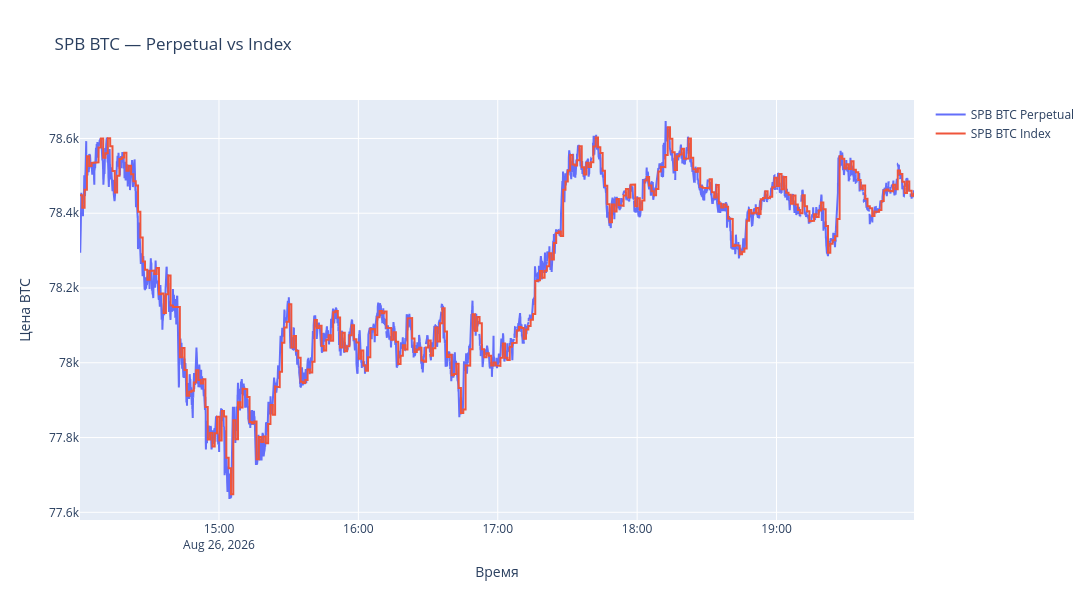

Source (notebook cell):
### Markdown cell above
## 3. SPB BTC — Perpetual vs Index

### Code cell
fig = go.Figure()

fig.add_trace(
    go.Scatter(
        x=btc["timestamp"],
        y=btc["spb_perp_mid"],
        mode="lines",
        name="SPB BTC Perpetual"
    )
)

fig.add_trace(
    go.Scatter(
        x=btc["timestamp"],
        y=btc["spb_index_price"],
        mode="lines",
        name="SPB BTC Index"
    )
)

fig.update_layout(
    title="SPB BTC — Perpetual vs Index",
    width=1200,
    height=600,
    xaxis_title="Время",
    yaxis_title="Цена BTC",
    hovermode="x unified"
)

fig.show()

### Figure 1 — Plotly figure (JSON) as saved in the notebook; plotly's stock layout.template omitted (floating-point values rounded to 4 significant figures; data arrays with more than 128 entries replaced by an {"elided": "..."} marker saying what was removed)
{"data": [{"mode": "lines", "name": "SPB BTC Perpetual", "type": "scatter", "x": {"elided": "21540 str values"}, "y": {"elided": "21540 float values"}}, {"mode": "lines", "name": "SPB BTC Index", "type": "scatter", "x": {"elided": "21540 str values"}, "y": {"elided": "21540 float values"}}], "layout": {"height": 600, "hovermode": "x unified", "title": {"text": "SPB BTC — Perpetual vs Index"}, "width": 1200, "xaxis": {"title": {"text": "Время"}}, "yaxis": {"title": {"text": "Цена BTC"}}}}
